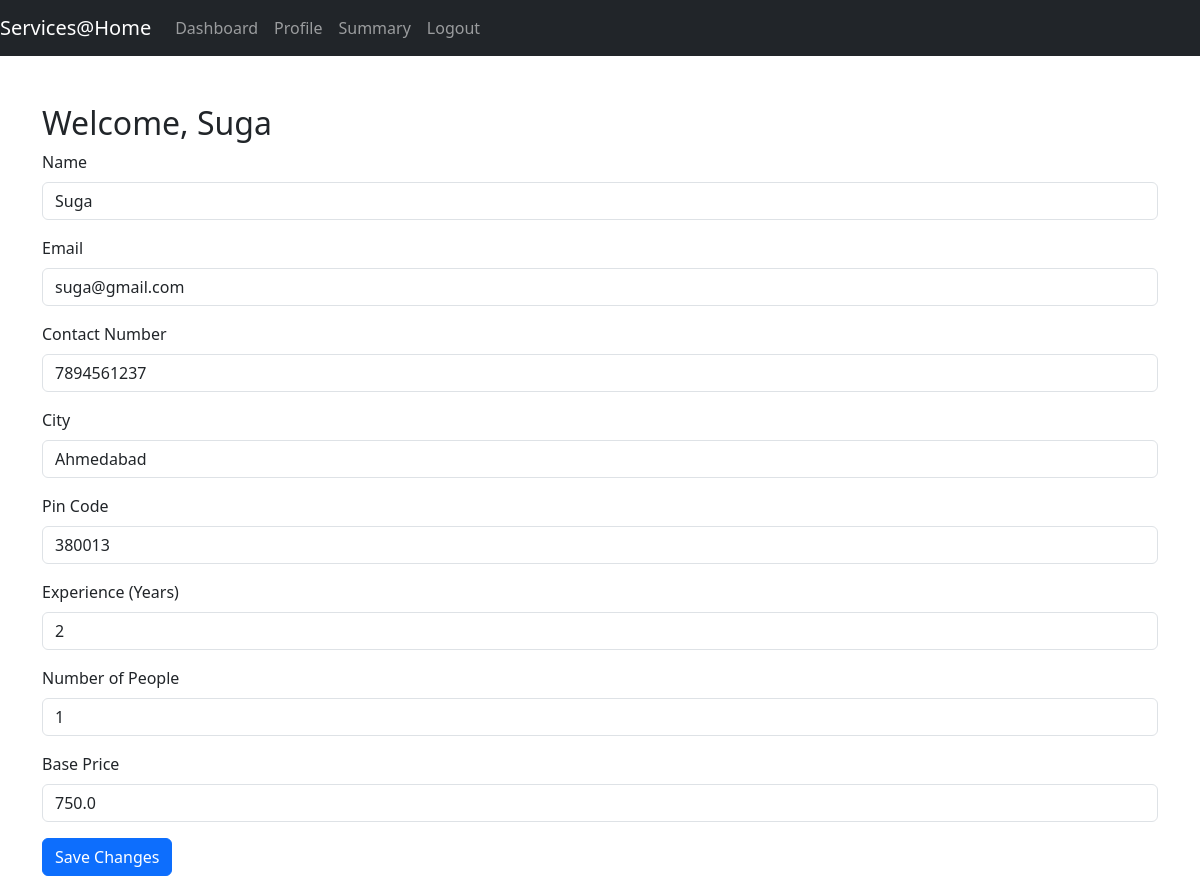
Page /professional/profile (signed in) on the committed database.
### app/models.py (models this page shows)
class Professional(db.Model):
    __tablename__ = 'professionals'
    id = db.Column(db.Integer, primary_key=True)
    email = db.Column(db.String(100), unique=True, nullable=False)
    password = db.Column(db.String(100), nullable=False)
    name = db.Column(db.String(100), nullable=True)
    role = db.Column(db.String(20), nullable=False)  # 'customer' or 'professional'
    service = db.Column(db.String(100), nullable= False)
    pin_code = db.Column(db.String(6), nullable = False)
    contact_no = db.Column(db.String(10), nullable = True)
    expireance = db.Column(db.Integer, nullable = False)
    people = db.Column(db.Integer, nullable = False, default=1)
    base_price = db.Column(db.Float, nullable = False)
    city = db.Column(db.String(100), nullable=True)
    category = db.Column(db.String(100), nullable=True)
    approved = db.Column(db.Boolean, default=False)
    rate = db.Column(db.Float, nullable=True, default=0.0)
    services = db.relationship('Service', back_populates='professional')

### app.py (the view, shortened to what this page needs)
@app.route('/professional/profile', methods=['GET', 'POST'])
@login_required
@require_role('professional')
def professional_profile():
    prof_email= current_user.email
    professional = Professional.query.filter_by(email=prof_email).first()
    service = Service.query.filter_by(professional_email=professional.email).first()
    return render_template('professional_profile.html', professional=professional)

### app.py (called while the page is built)
@login_manager.user_loader
def load_user(user_id):
    user_id = int(user_id)
    return User.query.filter_by(id=user_id).first()

### app/utils.py (called while the page is built)
def require_role(role):
    def wrapper(f):
        @wraps(f)
        def decorated_function(*args, **kwargs):
            if not current_user.is_authenticated or current_user.role != role:
                flash("Unauthorized access.", "error")
                return redirect(url_for('login'))
            return f(*args, **kwargs)
        return decorated_function
    return wrapper

### app/templates/professional_profile.html (shortened to what this page needs)
<!DOCTYPE html>
<html lang="en">
<head>
    <link href="https://cdn.jsdelivr.net/npm/bootstrap@5.3.3/dist/css/bootstrap.min.css" rel="stylesheet">
</head>
<body>
    <nav class="navbar navbar-expand-lg navbar-dark bg-dark">
        <a class="navbar-brand" href="{{ url_for('index')}}">Services@Home</a>
        <div class="collapse navbar-collapse">
            <ul class="navbar-nav ml-auto">
                <li class="nav-item"><a class="nav-link" href="{{ url_for('professional_dashboard') }}">Dashboard</a>
                </li>
                <li class="nav-item"><a class="nav-link" href="{{ url_for('professional_profile') }}">Profile</a></li>
                <li class="nav-item"><a class="nav-link" href="{{ url_for('professional_summary') }}">Summary</a></li>
                <li class="nav-item"><a class="nav-link" href="{{ url_for('login') }}">Logout</a></li>
            </ul>
        </div>
    </nav>
    <div class="container mt-5">
        <h2>Welcome, {{ professional.name }}</h2>
        <form method="POST" action="{{ url_for('professional_profile') }}">
            <div class="mb-3">
                <label for="name" class="form-label">Name</label>
                <input type="text" class="form-control" id="name" name="name" value="{{ professional.name }}" required>
            </div>
            <div class="mb-3">
                <label for="email" class="form-label">Email</label>
                <input type="email" class="form-control" id="email" name="email" value="{{ professional.email }}"
                    required>
            </div>
            <div class="mb-3">
                <label for="contact_no" class="form-label">Contact Number</label>
                <input type="text" class="form-control" id="contact_no" name="contact_no"
                    value="{{ professional.contact_no }}" required>
            </div>
            <div class="mb-3">
                <label for="city" class="form-label">City</label>
                <input type="text" class="form-control" id="city" name="city" value="{{ professional.city }}">
            </div>
            <div class="mb-3">
                <label for="pin_code" class="form-label">Pin Code</label>
                <input type="text" class="form-control" id="pin_code" name="pin_code"
                    value="{{ professional.pin_code }}" required>
            </div>
            <div class="mb-3">
                <label for="expireance" class="form-label">Experience (Years)</label>
                <input type="number" class="form-control" id="expireance" name="expireance"
                    value="{{ professional.expireance }}" required>
            </div>
            <div class="mb-3">
                <label for="people" class="form-label">Number of People</label>
                <input type="number" class="form-control" id="people" name="people" value="{{ professional.people }}"
                    required>
            </div>
            <div class="mb-3">
                <label for="base_price" class="form-label">Base Price</label>
                <input type="number" step="0.01" class="form-control" id="base_price" name="base_price"
                    value="{{ professional.base_price }}" required>
            </div>
            <button type="submit" class="btn btn-primary">Save Changes</button>
        </form>
    </div>
</body>
</html>

### rows in the picture
Professional: name "Suga", email "suga@gmail.com", contact_no "7894561237", city "Ahmedabad", pin_code "380013", expireance "2", people "1", base_price "750.0"
